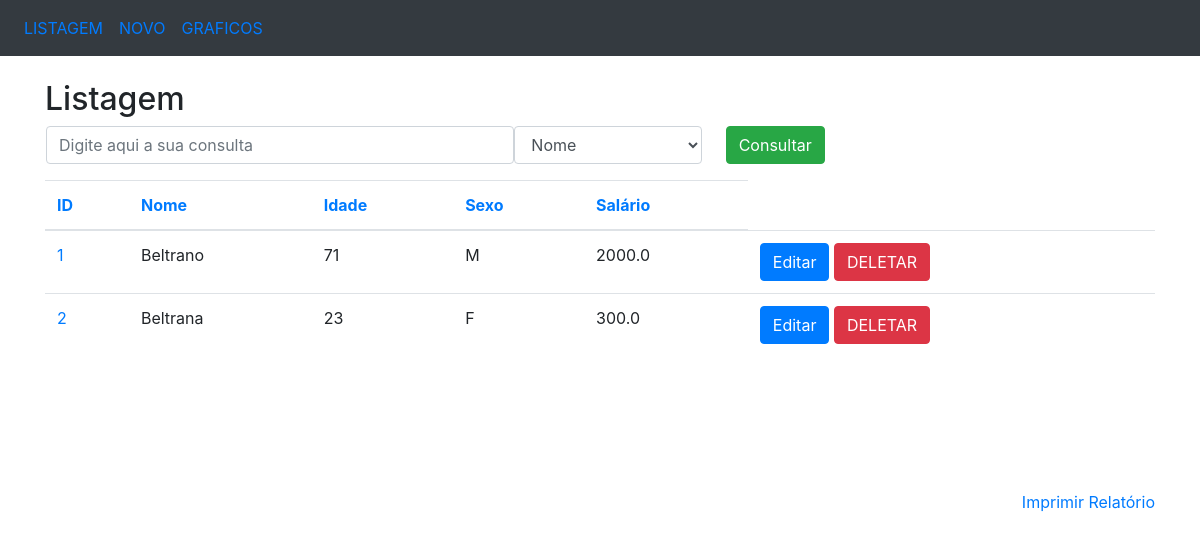
/listagem, run on an earlier commit of the app's database.
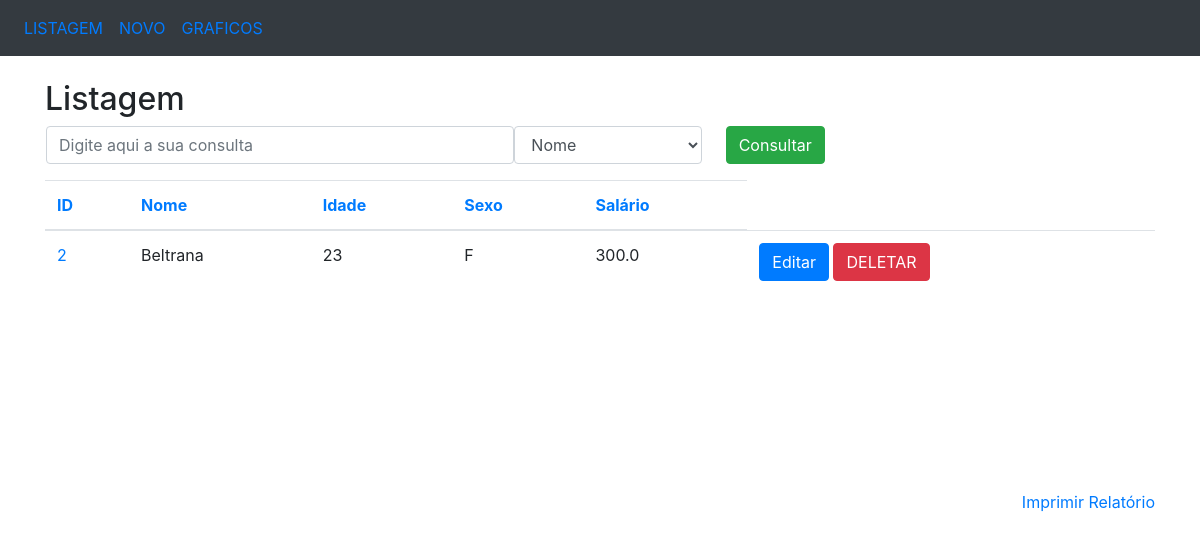
And on a later commit of the database.
### app/models/tables.py (models this page shows, shortened)
class Pessoa(db.Model):
    __tablename__ = 'pessoas'
    id = db.Column(db.Integer, primary_key=True)
    nome = db.Column(db.String(50), nullable=False)
    idade = db.Column(db.Integer)
    sexo = db.Column(db.String(1))
    salario = db.Column(db.Float)

### app/controllers/default.py (the view)
@app.route('/')
@app.route('/listagem')
def listagem():
    pessoas  = Pessoa.query.all()
    return render_template('listagem.html', pessoas=pessoas, ordem='id')

### app/templates/listagem.html (shortened to what this page needs)
<!DOCTYPE html>
<html lang="en">
    <link rel="stylesheet" href="https://maxcdn.bootstrapcdn.com/bootstrap/4.3.1/css/bootstrap.min.css">
<body>
    <nav class="navbar navbar-expand-sm bg-dark">
        <ul class="navbar-nav">
            <li class="nav-item">
                <a class="nav-link" href="/listagem">LISTAGEM</a>
            </li>
            <li class="nav-item">
                <a class="nav-link" href="/insercao">NOVO</a>
            </li>
            <li class="nav-item">
                <a class="nav-link" href="/graficos">GRAFICOS</a>
            </li>
        </ul>
    </nav>
    <br>
    <div class="container">
        <h2>Listagem</h2>
        <form action="/consulta" method="POST" name="frm_consulta" class="ml-3">
            <div class="form-group">
                <div class="row">
                    <input type="text" class="form-control col-md-5" name="consulta"
                    placeholder="Digite aqui a sua consulta">
                    <select class="form-control col-md-2" name="campo">
                        <option value="nome">Nome</option>
                    </select>
                    <button type="submit" class="btn btn-success ml-4">Consultar</button>
                </div>
            </div>
        </form>
        <div style="overflow: scroll; height: 310px; width: 100%;" align="center">
            <table class="table">
                <thead>
                    <tr>
                        <th><a href="/ordenacao/id/{{ordem}}">ID</a></th>
                        <th><a href="/ordenacao/nome/{{ordem}}">Nome</a></th>
                        <th><a href="/ordenacao/idade/{{ordem}}">Idade</a></th>
                        <th><a href="/ordenacao/sexo/{{ordem}}">Sexo</a></th>
                        <th><a href="/ordenacao/salario/{{ordem}}">Salário</a></th>
                    </tr>
                </thead>
                <tbody>
                    {% for pessoa in pessoas %}
                        <tr>
                            <td nowrap="true">
                                <a href="/selecao/{{pessoa.id}}">{{pessoa.id}}</a>
                            </td>
                            <td nowrap="true">{{pessoa.nome}}</td>
                            <td nowrap="true">{{pessoa.idade}}</td>
                            <td nowrap="true">{{pessoa.sexo}}</td>
                            <td nowrap="true">{{pessoa.salario}}</td>
                            <td>
                                <a href="/edicao/{{pessoa.id}}"
                                class="btn btn-primary" role="button">
                                    Editar
                                </a>
                                <a href="/delecao/{{pessoa.id}}"
                                class="btn btn-danger" role="button">
                                    DELETAR
                                </a>
                            </td>
                        </tr>
                    {% endfor %}
                </tbody>
            </table>
        </div>
        <a href="#" style="float: right;" onclick="relatorio()">Imprimir Relatório</a>
    </div>
</body>
</html>

What changed in the data, as far as the page shows it:
removed Pessoa: id "1", nome "Beltrano", idade "71", sexo "M", salario "2000.0"
